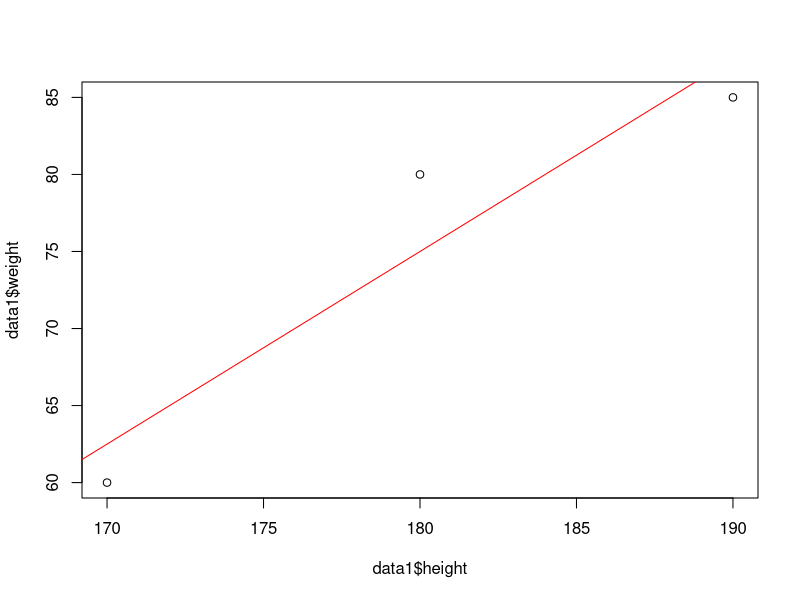

This chart was generated by the following R code:
# exercise 1b
data1 = as.data.frame(cbind(c(180,170,190),c(80,60,85)))
names(data1) = c('height', 'weight')
data1
lm1 = lm(data1$weight ~ data1$height)

plot(data1$weight ~ data1$height)
abline(lm1, col = "red")
myvar = var(data1$height)
mycov = cov(data1$height, data1$weight)
1.25 == mycov / myvar

coefficients(lm1)
b0 = -150.00
b1 = 1.25

# 1c
x = 176
y = -150 + 1.25*176

# 1d
#y = b0 + b1 * Größe + b2 * Alter + b3 * Geschlecht + Fehler
#lm1 = lm(data1$weight ~ data1$height + )